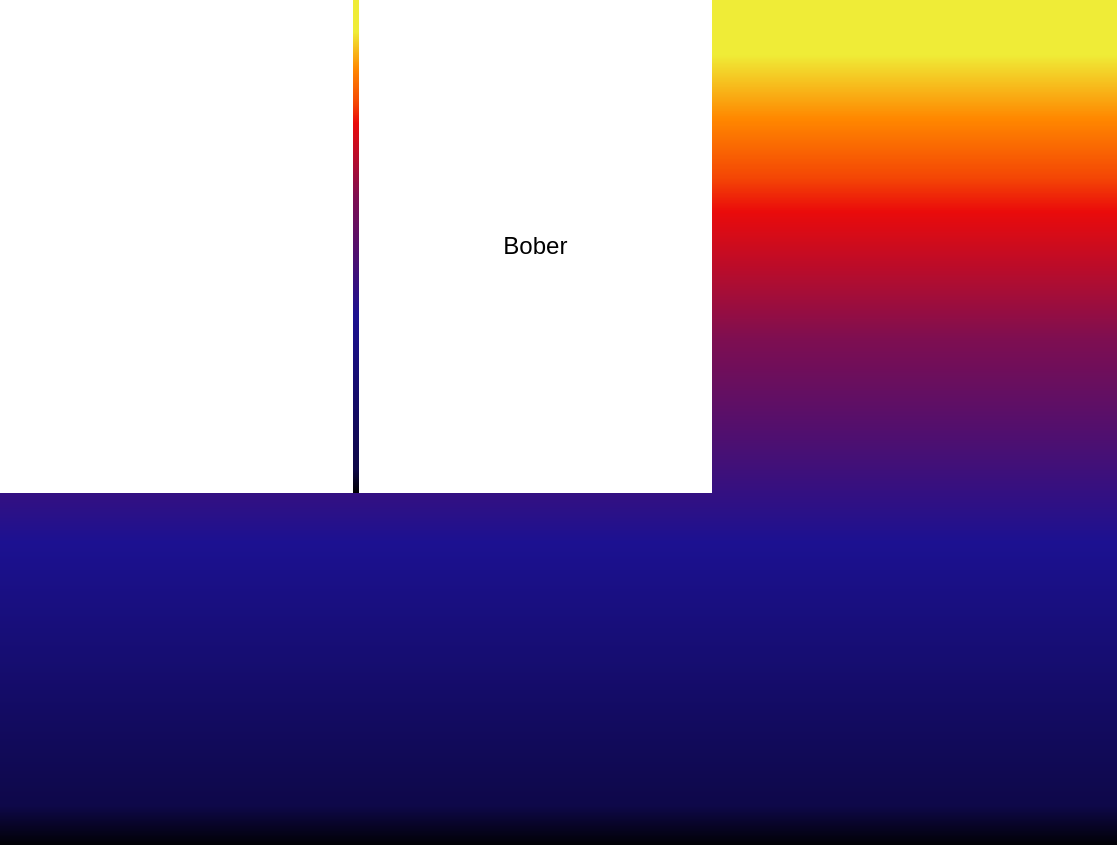
<?xml version="1.0" encoding="UTF-8"?>
<ui version="4.0">
 <class>Dialog</class>
 <widget class="QDialog" name="Dialog">
  <property name="geometry">
   <rect>
    <x>0</x>
    <y>0</y>
    <width>1117</width>
    <height>845</height>
   </rect>
  </property>
  <property name="windowTitle">
   <string>Dialog</string>
  </property>
  <property name="styleSheet">
   <string notr="true">background-color: qlineargradient(spread:pad, x1:0, y1:1, x2:0, y2:0, stop:0 rgba(0, 0, 0, 255), stop:0.05 rgba(14, 8, 73, 255), stop:0.36 rgba(28, 17, 145, 255), stop:0.6 rgba(126, 14, 81, 255), stop:0.75 rgba(234, 11, 11, 255), stop:0.79 rgba(244, 70, 5, 255), stop:0.86 rgba(255, 136, 0, 255), stop:0.935 rgba(239, 236, 55, 255));</string>
  </property>
  <widget class="QWidget" name="">
   <property name="geometry">
    <rect>
     <x>0</x>
     <y>0</y>
     <width>712</width>
     <height>493</height>
    </rect>
   </property>
   <layout class="QGridLayout" name="gridLayout">
    <item row="0" column="0">
     <widget class="QLabel" name="label_2">
      <property name="styleSheet">
       <string notr="true">alternate-background-color: rgb(255, 255, 255);
background-color: rgb(255, 255, 255);</string>
      </property>
      <property name="text">
       <string/>
      </property>
      <property name="pixmap">
       <pixmap>bober.jpg</pixmap>
      </property>
      <property name="scaledContents">
       <bool>true</bool>
      </property>
      <property name="wordWrap">
       <bool>false</bool>
      </property>
     </widget>
    </item>
    <item row="0" column="1">
     <widget class="QLabel" name="label">
      <property name="styleSheet">
       <string notr="true">background-color: rgb(255, 255, 255);</string>
      </property>
      <property name="text">
       <string>&lt;html&gt;&lt;head/&gt;&lt;body&gt;&lt;p align=&quot;center&quot;&gt;&lt;span style=&quot; font-size:18pt;&quot;&gt;Bober&lt;/span&gt;&lt;/p&gt;&lt;/body&gt;&lt;/html&gt;</string>
      </property>
     </widget>
    </item>
   </layout>
  </widget>
 </widget>
 <resources/>
 <connections/>
</ui>
